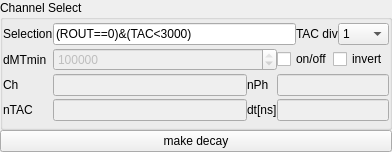
<?xml version="1.0" encoding="UTF-8"?>
<ui version="4.0">
 <class>Form</class>
 <widget class="QWidget" name="Form">
  <property name="geometry">
   <rect>
    <x>0</x>
    <y>0</y>
    <width>392</width>
    <height>152</height>
   </rect>
  </property>
  <property name="windowTitle">
   <string>Form</string>
  </property>
  <layout class="QVBoxLayout" name="verticalLayout">
   <property name="spacing">
    <number>0</number>
   </property>
   <property name="leftMargin">
    <number>0</number>
   </property>
   <property name="topMargin">
    <number>0</number>
   </property>
   <property name="rightMargin">
    <number>0</number>
   </property>
   <property name="bottomMargin">
    <number>0</number>
   </property>
   <item>
    <widget class="QGroupBox" name="groupBox_2">
     <property name="title">
      <string>Channel Select</string>
     </property>
     <layout class="QGridLayout" name="gridLayout">
      <property name="leftMargin">
       <number>0</number>
      </property>
      <property name="topMargin">
       <number>0</number>
      </property>
      <property name="rightMargin">
       <number>0</number>
      </property>
      <property name="bottomMargin">
       <number>0</number>
      </property>
      <property name="spacing">
       <number>0</number>
      </property>
      <item row="2" column="0">
       <widget class="QLabel" name="label_7">
        <property name="sizePolicy">
         <sizepolicy hsizetype="Fixed" vsizetype="Preferred">
          <horstretch>0</horstretch>
          <verstretch>0</verstretch>
         </sizepolicy>
        </property>
        <property name="text">
         <string>dMTmin</string>
        </property>
       </widget>
      </item>
      <item row="4" column="2">
       <widget class="QLabel" name="label_3">
        <property name="text">
         <string>dt[ns]</string>
        </property>
       </widget>
      </item>
      <item row="0" column="0">
       <widget class="QLabel" name="label">
        <property name="sizePolicy">
         <sizepolicy hsizetype="Fixed" vsizetype="Preferred">
          <horstretch>0</horstretch>
          <verstretch>0</verstretch>
         </sizepolicy>
        </property>
        <property name="text">
         <string>Selection</string>
        </property>
       </widget>
      </item>
      <item row="4" column="0">
       <widget class="QLabel" name="label_5">
        <property name="sizePolicy">
         <sizepolicy hsizetype="Fixed" vsizetype="Preferred">
          <horstretch>0</horstretch>
          <verstretch>0</verstretch>
         </sizepolicy>
        </property>
        <property name="text">
         <string>nTAC</string>
        </property>
       </widget>
      </item>
      <item row="4" column="3" colspan="2">
       <widget class="QLineEdit" name="lineEdit_2">
        <property name="enabled">
         <bool>false</bool>
        </property>
        <property name="toolTip">
         <string>Micro-time resoltion of the histogram</string>
        </property>
       </widget>
      </item>
      <item row="4" column="1">
       <widget class="QLineEdit" name="lineEdit_4">
        <property name="enabled">
         <bool>false</bool>
        </property>
        <property name="toolTip">
         <string>Effective number of TAC-channels in the histogram.</string>
        </property>
       </widget>
      </item>
      <item row="0" column="1" colspan="4">
       <layout class="QHBoxLayout" name="horizontalLayout">
        <property name="spacing">
         <number>0</number>
        </property>
        <item>
         <widget class="QLineEdit" name="lineEdit">
          <property name="toolTip">
           <string>&lt;html&gt;&lt;head/&gt;&lt;body&gt;&lt;p&gt;&lt;span style=&quot; font-size:9pt; font-weight:600;&quot;&gt;Operators&lt;/span&gt;&lt;/p&gt;&lt;p&gt;&lt;span style=&quot; font-weight:600;&quot;&gt;Logical&lt;/span&gt;: &amp;amp;, |, ~.&lt;/p&gt;&lt;p&gt;&lt;span style=&quot; font-weight:600;&quot;&gt;Comparison&lt;/span&gt;: &amp;lt;, &amp;lt;=, ==, !=, &amp;gt;=, &amp;gt;.&lt;/p&gt;&lt;p&gt;&lt;span style=&quot; font-weight:600;&quot;&gt;Unary arithmetic&lt;/span&gt;: -.&lt;/p&gt;&lt;p&gt;&lt;span style=&quot; font-weight:600;&quot;&gt;Binary arithmetic&lt;/span&gt;: +, -, *, /, **, %.&lt;/p&gt;&lt;p&gt;&lt;span style=&quot; font-size:9pt; font-weight:600;&quot;&gt;Example&lt;/span&gt;&lt;/p&gt;&lt;p&gt;Selecting channel 0 and channel 8&lt;/p&gt;&lt;p&gt;(ROUT == 0) | (ROUT == 8)&lt;/p&gt;&lt;p&gt;&lt;span style=&quot; font-size:9pt; font-weight:600;&quot;&gt;See&lt;/span&gt;&lt;/p&gt;&lt;p&gt;http://pytables.github.io/usersguide/condition_syntax.html&lt;/p&gt;&lt;/body&gt;&lt;/html&gt;</string>
          </property>
          <property name="text">
           <string>(ROUT==0)&amp;(TAC&lt;3000)</string>
          </property>
         </widget>
        </item>
        <item>
         <widget class="QLabel" name="label_2">
          <property name="text">
           <string>TAC div</string>
          </property>
         </widget>
        </item>
        <item>
         <widget class="QComboBox" name="comboBox">
          <property name="sizePolicy">
           <sizepolicy hsizetype="Fixed" vsizetype="Fixed">
            <horstretch>0</horstretch>
            <verstretch>0</verstretch>
           </sizepolicy>
          </property>
          <property name="toolTip">
           <string>Micro-time divisor. The micro-times are divided by this number to coarsen the time-scale.</string>
          </property>
          <property name="currentIndex">
           <number>0</number>
          </property>
          <item>
           <property name="text">
            <string>1</string>
           </property>
          </item>
          <item>
           <property name="text">
            <string>2</string>
           </property>
          </item>
          <item>
           <property name="text">
            <string>4</string>
           </property>
          </item>
          <item>
           <property name="text">
            <string>8</string>
           </property>
          </item>
          <item>
           <property name="text">
            <string>16</string>
           </property>
          </item>
          <item>
           <property name="text">
            <string>32</string>
           </property>
          </item>
          <item>
           <property name="text">
            <string>64</string>
           </property>
          </item>
          <item>
           <property name="text">
            <string>128</string>
           </property>
          </item>
          <item>
           <property name="text">
            <string>256</string>
           </property>
          </item>
         </widget>
        </item>
       </layout>
      </item>
      <item row="3" column="2">
       <widget class="QLabel" name="label_6">
        <property name="text">
         <string>nPh</string>
        </property>
       </widget>
      </item>
      <item row="3" column="1">
       <widget class="QLineEdit" name="lineEdit_3">
        <property name="enabled">
         <bool>false</bool>
        </property>
        <property name="toolTip">
         <string>Used channels in the histogram.</string>
        </property>
       </widget>
      </item>
      <item row="3" column="3" colspan="2">
       <widget class="QLineEdit" name="lineEdit_5">
        <property name="enabled">
         <bool>false</bool>
        </property>
        <property name="toolTip">
         <string>Number of photons in the histogram</string>
        </property>
       </widget>
      </item>
      <item row="3" column="0">
       <widget class="QLabel" name="label_4">
        <property name="sizePolicy">
         <sizepolicy hsizetype="Fixed" vsizetype="Preferred">
          <horstretch>0</horstretch>
          <verstretch>0</verstretch>
         </sizepolicy>
        </property>
        <property name="text">
         <string>Ch</string>
        </property>
       </widget>
      </item>
      <item row="2" column="4">
       <widget class="QCheckBox" name="checkBox_2">
        <property name="sizePolicy">
         <sizepolicy hsizetype="Fixed" vsizetype="Fixed">
          <horstretch>0</horstretch>
          <verstretch>0</verstretch>
         </sizepolicy>
        </property>
        <property name="toolTip">
         <string>If this option is on only photons with a macro-time bigger than the specified macro-time are considered in the histogram.</string>
        </property>
        <property name="text">
         <string>invert</string>
        </property>
       </widget>
      </item>
      <item row="2" column="3">
       <widget class="QCheckBox" name="checkBox">
        <property name="toolTip">
         <string>If this is on the minimum macro-time filter is used in the construction of the histogram.</string>
        </property>
        <property name="text">
         <string>on/off</string>
        </property>
       </widget>
      </item>
      <item row="2" column="1" colspan="2">
       <widget class="QDoubleSpinBox" name="doubleSpinBox">
        <property name="enabled">
         <bool>false</bool>
        </property>
        <property name="sizePolicy">
         <sizepolicy hsizetype="Expanding" vsizetype="Fixed">
          <horstretch>0</horstretch>
          <verstretch>0</verstretch>
         </sizepolicy>
        </property>
        <property name="toolTip">
         <string>Minimum distance between photons in number of macro-time steps. All photons with a distance bigger than the minimum distance are not considered in the construction of the histogram.</string>
        </property>
        <property name="decimals">
         <number>0</number>
        </property>
        <property name="maximum">
         <double>999999999.000000000000000</double>
        </property>
        <property name="singleStep">
         <double>500.000000000000000</double>
        </property>
        <property name="value">
         <double>200000.000000000000000</double>
        </property>
       </widget>
      </item>
     </layout>
    </widget>
   </item>
   <item>
    <widget class="QPushButton" name="pushButton">
     <property name="text">
      <string>make decay</string>
     </property>
    </widget>
   </item>
  </layout>
 </widget>
 <resources/>
 <connections>
  <connection>
   <sender>checkBox</sender>
   <signal>toggled(bool)</signal>
   <receiver>doubleSpinBox</receiver>
   <slot>setEnabled(bool)</slot>
   <hints>
    <hint type="sourcelabel">
     <x>225</x>
     <y>43</y>
    </hint>
    <hint type="destinationlabel">
     <x>104</x>
     <y>43</y>
    </hint>
   </hints>
  </connection>
 </connections>
</ui>
